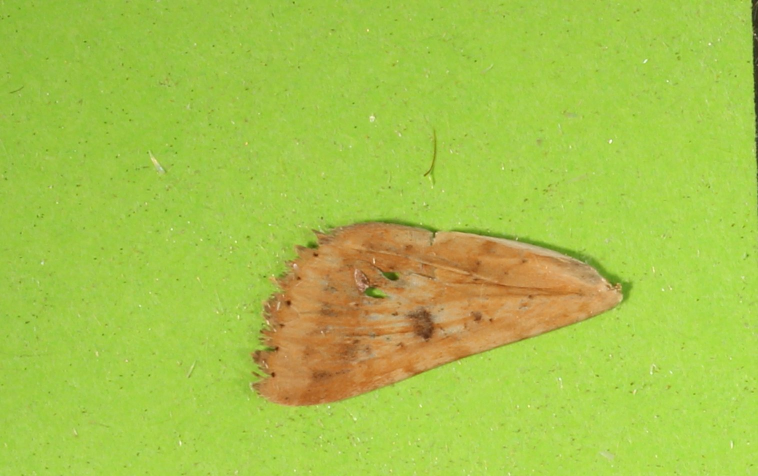
#> input picture data/sample_test_images/test3.jpg, 1516 x 952 px, found by its file name (shown at 1/2 size)
$ python kmeans.py
#> lines starting #> are read from the running program, lines starting #| are printed output that depends on the picture; after the words box and inside, x2 and y2 are one past the last pixel; in counts of white or black regions, pixels touching at a corner belong together
import os
import csv
import cv2
import numpy as np
from tqdm import tqdm
from sklearn.cluster import KMeans

TEST_IMAGE = 'data/sample_test_images/test3.jpg'

lower = np.array([0, 0, 0])
upper = np.array([33, 255, 255])

def show_image(name, image):
    cv2.namedWindow(name, cv2.WINDOW_NORMAL)
    cv2.imshow(name, image)
    cv2.waitKey(0)

# [11 lines left out: function get_kmeans_as_string, not called in this run]

def get_kmeans(filepath, n_clusters=2, second_biggest=False):

#> called with filepath = 'data/sample_test_images/test3.jpg', n_clusters = 2, second_biggest = False
    img = cv2.imread(filepath)
#> img is the input picture: shape (952, 1516, 3); mean B, G, R 73.1, 196.7, 166

    # show_image('img', img)

    img_hsv = cv2.cvtColor(img, cv2.COLOR_BGR2HSV)
#> img_hsv: shape (952, 1516, 3); mean H, S, V 36.7, 163.2, 202.8

    mask = cv2.inRange(img_hsv, lower, upper)
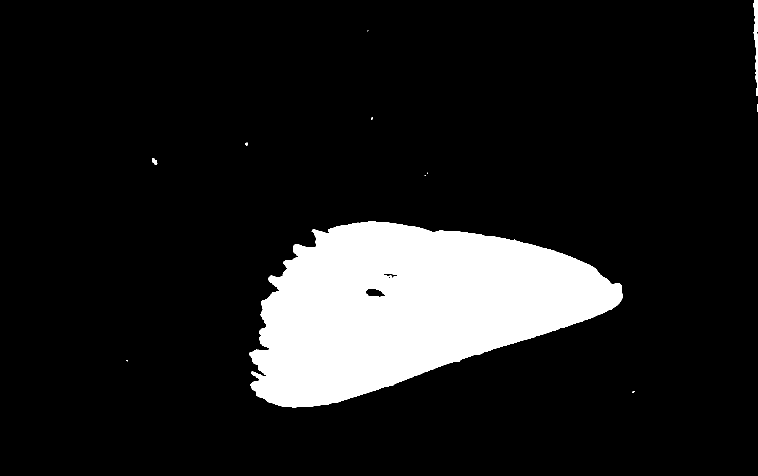
#> mask: shape (952, 1516) (shown at 1/2 size); 12.3% white; 12 white regions (7 under 20 px)

    # show_image('mask', mask)

    contours = cv2.findContours(mask, cv2.RETR_TREE,
                                cv2.CHAIN_APPROX_SIMPLE)[0]
#> contours = 15 contours, 10 with area under 20; largest, box (x1, y1, x2, y2) and area: (499, 442, 1246, 815) 175596, (1507, 0, 1516, 192) 862, (730, 576, 771, 595) 492, (766, 546, 796, 557) 140, (304, 316, 315, 329) 72
    contour = max(contours, key=cv2.contourArea, default=None)
#> contour = contour of 1024 points, box (x1, y1, x2, y2) (499, 442, 1246, 815), area 175596

    if second_biggest:
        contour = sorted(contours, key=cv2.contourArea, reverse=True)[1]

    if cv2.contourArea(contour) < 20000 or contour is None:
        print("No wing found!")
        return None, None, None

    mask = np.zeros_like(mask, dtype=np.uint8)

    cv2.drawContours(mask, [contour], -1, (255, 255, 255), -1)
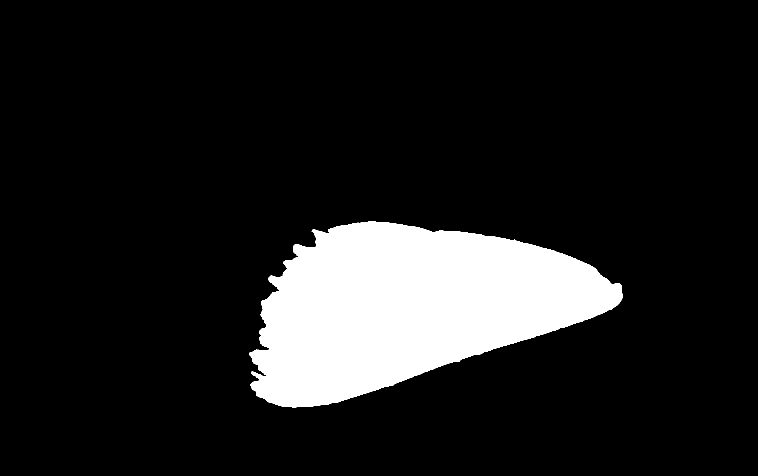
#> mask: shape (952, 1516) (shown at 1/2 size); 12.2% white; 1 white region, box (x1, y1, x2, y2) and area: (499, 442, 1246, 815) 176579

    result = cv2.bitwise_and(img, img, mask=mask)
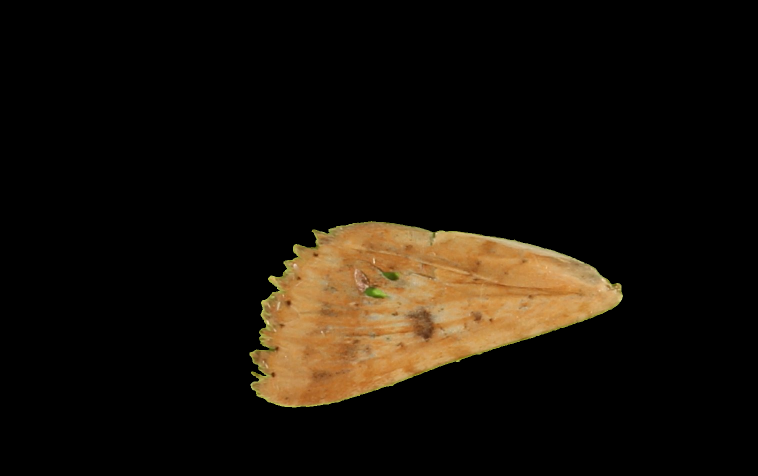
#> result: shape (952, 1516, 3) (shown at 1/2 size); mean B, G, R 8.9, 16.7, 22.7

    # show_image('result', result)

    img_hsv = cv2.cvtColor(result, cv2.COLOR_BGR2HSV)
#> img_hsv: shape (952, 1516, 3); mean H, S, V 2.1, 19, 22.8

    mask = cv2.inRange(img_hsv, lower, upper)
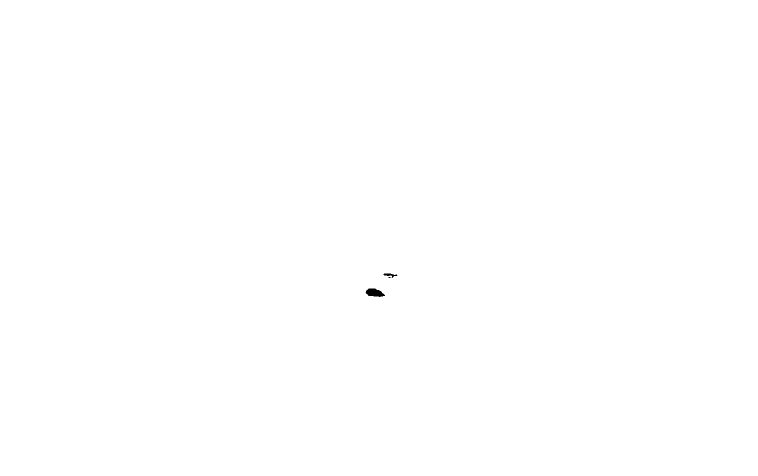
#> mask: shape (952, 1516) (shown at 1/2 size); 100% white; 3 black regions (1 under 20 px)

    contours = cv2.findContours(mask, cv2.RETR_TREE,
                                cv2.CHAIN_APPROX_SIMPLE)[0]
#> contours = 4 contours, 1 with area under 20; largest, box (x1, y1, x2, y2) and area: (0, 0, 1516, 952) 1440765, (730, 576, 771, 595) 492, (766, 546, 796, 557) 140

    result = cv2.bitwise_and(result, result, mask=mask)

    finalImage = result.copy()

    result = cv2.cvtColor(result, cv2.COLOR_BGR2RGB)
    result = result.reshape((result.shape[0] * result.shape[1], 3))
    result = result[result.sum(axis=1) > 0]

    kmeans = KMeans(n_clusters=n_clusters, random_state=0,
                    n_init='auto').fit(result)

    colours = kmeans.cluster_centers_
#> colours = [[173, 119.5, 57.15], [196.9, 150.1, 86.51]]

    percentages = np.bincount(kmeans.labels_) / kmeans.labels_.shape[0]
#> percentages = [0.456, 0.544]

    # print(percentages)
    # print(colours)

    return colours, percentages, finalImage

def test():
    test_colours, test_percentages, _ = get_kmeans(TEST_IMAGE)
#> test_colours = [[173, 119.5, 57.15], [196.9, 150.1, 86.51]]; test_percentages = [0.456, 0.544]

    if test_colours is None or test_percentages is None:
        return

    # return test_colours, test_percentages

    cumulative = np.cumsum(test_percentages)
#> cumulative = [0.456, 1]
    cumulative = np.insert(cumulative, 0, 0)
#> cumulative = [0, 0.456, 1]

    rectangles = np.zeros((100, 400, 3), dtype=np.uint8)

    for i, colour in enumerate(test_colours):
        cv2.rectangle(
            rectangles,
            (int(cumulative[i] * 400), 0, int(cumulative[i + 1] * 400), 100),
            (int(colour[2]), int(colour[1]), int(colour[0])), -1)
#> this loop made 2 passes
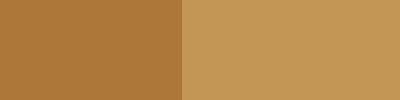
#> rectangles: shape (100, 400, 3); mean of channels 0, 1, 2 72.8, 135.9, 185.5; drawn as B, G, R

    show_image('rectangles', rectangles)

# [30 lines left out: function main, not called in this run]

if __name__ == "__main__":
    # main()

    # print(get_kmeans_as_string(r"C:\Users\samue\OneDrive - University of Cambridge\Summer Research Project\data\split_data\train\images\batch2\split_fixed\front\left\CAM046018_d.JPG"))

    print(test())

$ run again, with data/sample_test_images/test2.jpg copied over data/sample_test_images/test3.jpg
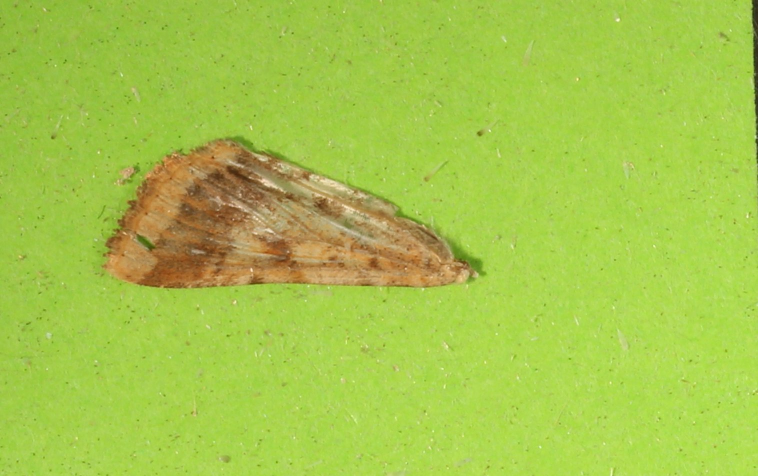
#> input picture data/sample_test_images/test2.jpg, 1516 x 952 px, found by its file name (shown at 1/2 size)
#> in get_kmeans, img is the input picture: shape (952, 1516, 3); mean B, G, R 74.5, 198.9, 165
#> in get_kmeans, `mask = cv2.inRange(img_hsv, lower, upper)`:
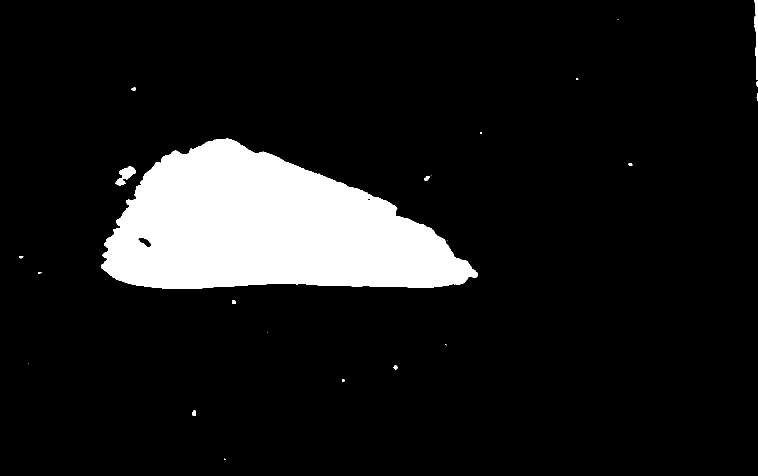
#> mask: shape (952, 1516) (shown at 1/2 size); 10.4% white; 23 white regions (9 under 20 px)
#> in get_kmeans, `contours = cv2.findContours(mask, cv2.RETR_TREE, cv2.CHAIN_APPROX_SIMP..`: contours = 27 contours, 15 with area under 20; largest, box (x1, y1, x2, y2) and area: (202, 277, 955, 578) 147433, (230, 333, 272, 371) 685, (1508, 0, 1516, 160) 628, (275, 474, 303, 496) 301, (385, 820, 392, 832) 56
#> contour = contour of 741 points, box (x1, y1, x2, y2) (202, 277, 955, 578), area 147433
#> in get_kmeans, `contours = cv2.findContours(mask, cv2.RETR_TREE, cv2.CHAIN_APPROX_SIMP..`: contours = 4 contours, 2 with area under 20; largest, box (x1, y1, x2, y2) and area: (0, 0, 1516, 952) 1440765, (275, 474, 303, 496) 301
#> colours = [[184.9, 152.5, 94.28], [146.2, 105.9, 53.14]]
#> percentages = [0.55, 0.45]
#> test_colours = [[184.9, 152.5, 94.28], [146.2, 105.9, 53.14]]; test_percentages = [0.55, 0.45]
#> in test, `cumulative = np.cumsum(test_percentages)`: cumulative = [0.55, 1]
#> in test, `cumulative = np.insert(cumulative, 0, 0)`: cumulative = [0, 0.55, 1]
#> the loop in test, `for i, colour in enumerate(test_colours):` made 2 passes
#> after the loop in test, `for i, colour in enumerate(test_colours):`:
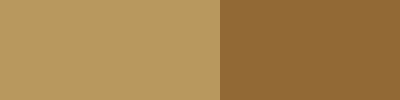
#> rectangles: shape (100, 400, 3); mean of channels 0, 1, 2 75.5, 130.8, 166.9; drawn as B, G, R

$ run again, with data/sample_test_images/test.jpg copied over data/sample_test_images/test3.jpg
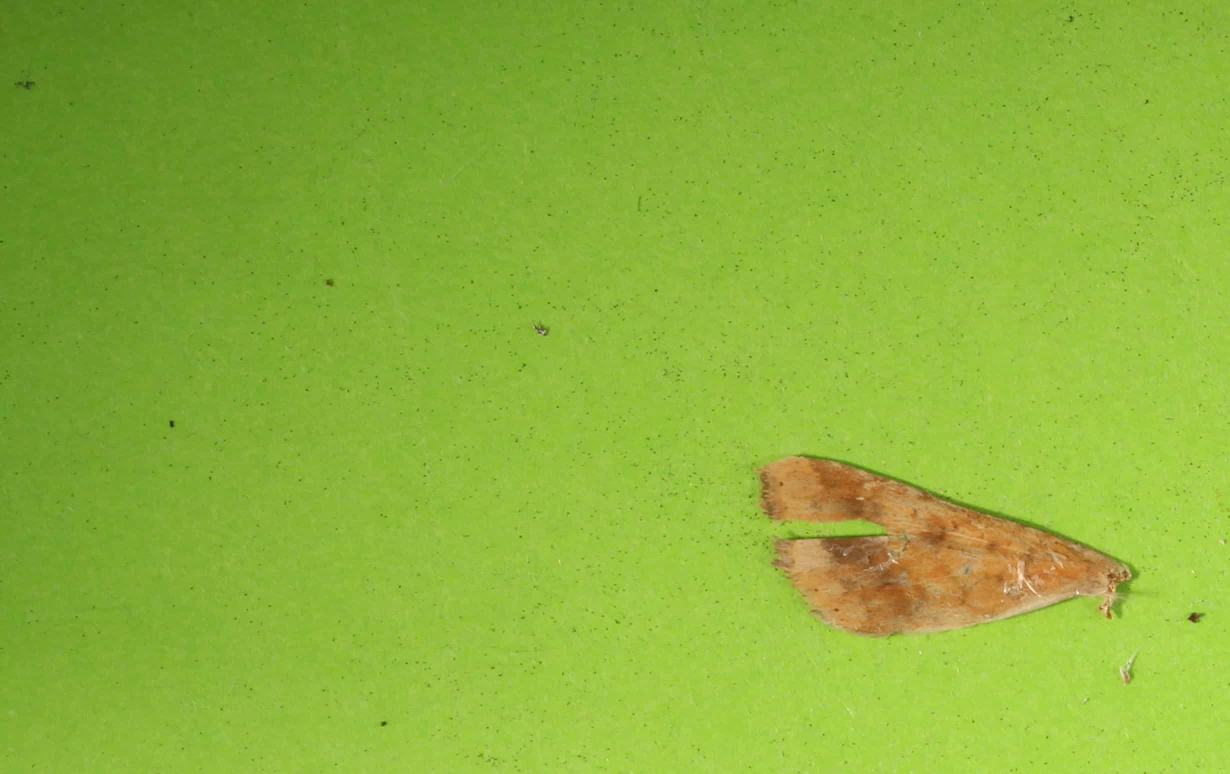
#> input picture data/sample_test_images/test.jpg, 2460 x 1548 px, found by its file name (shown at 1/2 size)
#> in get_kmeans, img is the input picture: shape (1548, 2460, 3); mean B, G, R 57.8, 179.8, 140.9
#> in get_kmeans, `mask = cv2.inRange(img_hsv, lower, upper)`:
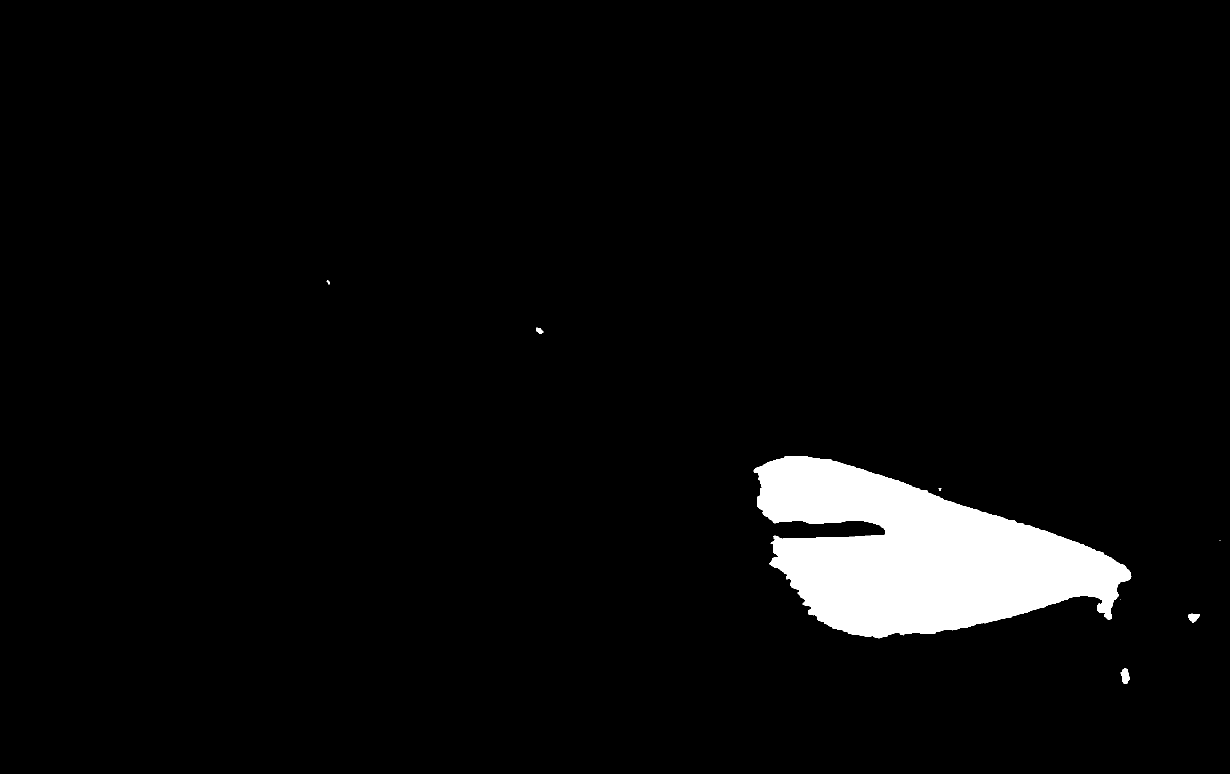
#> mask: shape (1548, 2460) (shown at 1/2 size); 4.2% white; 8 white regions (2 under 20 px)
#> in get_kmeans, `contours = cv2.findContours(mask, cv2.RETR_TREE, cv2.CHAIN_APPROX_SIMP..`: contours = 10 contours, 6 with area under 20; largest, box (x1, y1, x2, y2) and area: (1507, 912, 2263, 1277) 158086, (2241, 1337, 2260, 1367) 342, (2376, 1227, 2400, 1245) 254, (1073, 655, 1087, 668) 96
#> contour = contour of 1067 points, box (x1, y1, x2, y2) (1507, 912, 2263, 1277), area 158086
#> in get_kmeans, `contours = cv2.findContours(mask, cv2.RETR_TREE, cv2.CHAIN_APPROX_SIMP..`: contours = 3 contours, 2 with area under 20; largest, box (x1, y1, x2, y2) and area: (0, 0, 2460, 1548) 3804073
#> colours = [[191.9, 149.8, 85.46], [162.2, 113.6, 53.5]]
#> percentages = [0.573, 0.427]
#> test_colours = [[191.9, 149.8, 85.46], [162.2, 113.6, 53.5]]; test_percentages = [0.573, 0.427]
#> in test, `cumulative = np.cumsum(test_percentages)`: cumulative = [0.573, 1]
#> in test, `cumulative = np.insert(cumulative, 0, 0)`: cumulative = [0, 0.573, 1]
#> the loop in test, `for i, colour in enumerate(test_colours):` made 2 passes
#> after the loop in test, `for i, colour in enumerate(test_colours):`:
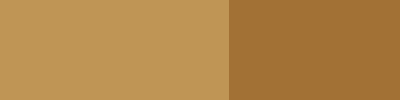
#> rectangles: shape (100, 400, 3); mean of channels 0, 1, 2 71.3, 133.6, 178.6; drawn as B, G, R
